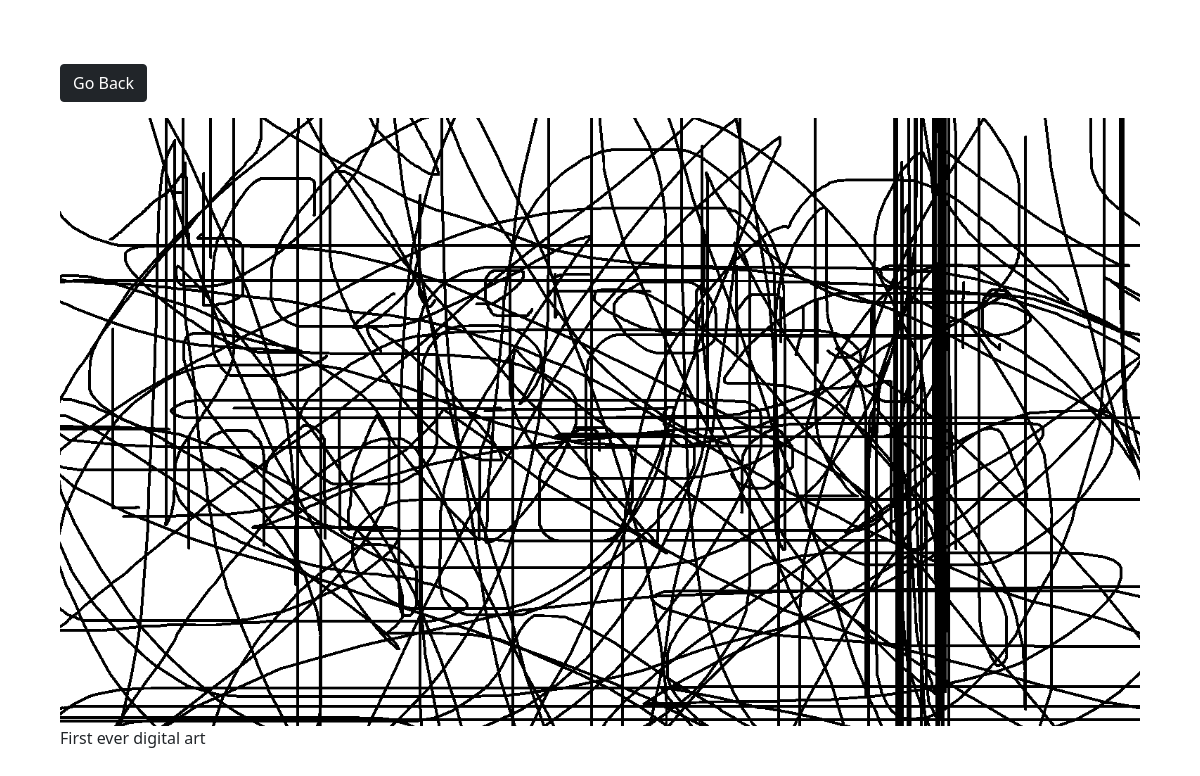
The page /image/2/ on the database its author committed.
### gallery/models.py (models this page shows, shortened)
class Image(models.Model):
    category = models.ForeignKey(Category, null=True, on_delete=models.SET_NULL, blank=True)
    image = models.ImageField(null=False, blank=False)
    description = models.TextField()

### gallery/views.py (the view)
# urls.py: path('image/<str:pk>/', views.viewImage, name='image'),
def viewImage(request, pk):
    image = Image.objects.get(id=pk)
    context = {'image': image}
    return render(request, 'gallery/image.html', context)

### gallery/templates/gallery/image.html (shortened to what this page needs)
<!doctype html>
<html lang="en">
<head>
    <link href="https://cdn.jsdelivr.net/npm/bootstrap@5.1.3/dist/css/bootstrap.min.css" rel="stylesheet"
>
</head>
<body class="m-5">
    <div class="container">
        <div class="row justify-content-center">
            <dic class="col">
                <a href="{% url 'gallery' %}" class="btn btn-dark my-3">Go Back</a>
                <div style="height: 90vh;">
                    <img style="max-width: 100%; max-height: 100%;"
                         src="{{image.image.url}}" alt="Card image cap"></img>
                    <p>{{image.description}}</p>
                </div>
            </dic>
        </div>
    </div>
</body>
</html>

### rows shown on the page
Image: image (picture), description "First ever digital art"
